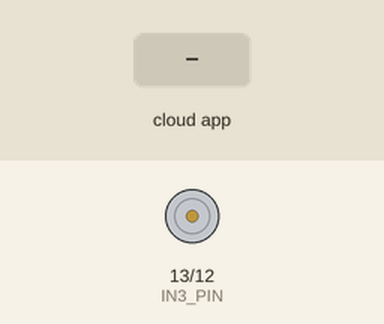
Bench run of a sketch on a simulated ESP32. Parts: motor-driver pin pairs drawn as motors (green arrow = first pin HIGH = forward, orange = second pin HIGH = backward, longer = more drive, scaled by the enable pin). Inputs (shaded band) come from the test bench. The ROS host is connected and sends only what is stated.

Above: at 1.2 s.
1.3 s: the phone or cloud app sets cmd_pwm to -100
At 2.2 s:
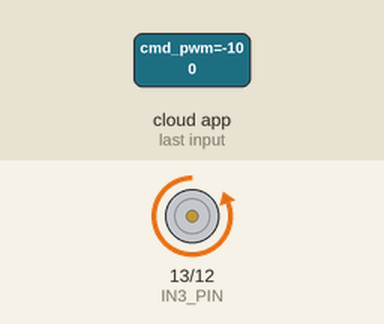
2.8 s: the phone or cloud app sets cmd_pwm to 100
At 3.7 s:
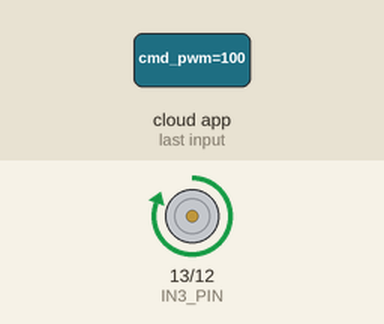
4.3 s: the phone or cloud app sets cmd_pwm to 0
At 5.6 s:
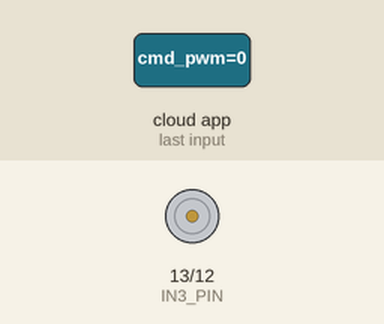
Timing chart, 0 to 7.3 s (numbered marks = the images above; inputs shaded):
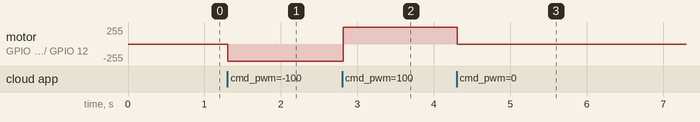

Measured:
- after the input at 1.3 s, motor on GPIO 13 (IN3_PIN) / GPIO 12 (IN4_PIN): stopped → backward 255/255 at once
- after the input at 2.8 s, motor on GPIO 13 (IN3_PIN) / GPIO 12 (IN4_PIN): backward 255/255 → forward 255/255 at once
- after the input at 4.3 s, motor on GPIO 13 (IN3_PIN) / GPIO 12 (IN4_PIN): forward 255/255 → stopped at once

The sketch:

motor_suscriber.ino
```cpp
#include <micro_ros_arduino.h>
#include <Wire.h>
#include <rcl/rcl.h>
#include <rcl/error_handling.h>
#include <std_msgs/msg/float32.h>  // Mensaje para recibir velocidad (-1 a 1)
#include <std_msgs/msg/string.h>   // Mensaje para enviar feedback
#include <rclc/rclc.h>
#include <rclc/executor.h>

#define PWM_PIN 14  // Pin de señal PWM para el control de velocidad
#define IN3_PIN 13  // Pin para la dirección del motor
#define IN4_PIN 12  // Pin para la dirección opuesta

// Declaración de los objetos de ROS 2
rcl_subscription_t subscriber; // Suscriptor para recibir comandos de velocidad
rcl_publisher_t publisher;  // Publicador para enviar feedback del motor
std_msgs__msg__Float32 speed_msg; // Mensaje para almacenar la velocidad recibida
std_msgs__msg__String feedback_msg; // Mensaje para enviar feedback del motor
rcl_node_t node;
rclc_support_t support;
rcl_allocator_t allocator;
rclc_executor_t executor;

// Configuración del PWM
const int pwmChannel = 0; // Canal PWM
const int freq = 980; // Frecuencia PWM en Hz
const int resolution = 8;  // Resolución de 8 bits (valores de 0 a 255)

// Callback para recibir y procesar la velocidad del motor
void motor_speed_callback(const void *msg_in) {
    const std_msgs__msg__Float32 *msg = (const std_msgs__msg__Float32 *)msg_in;
    float speed = msg->data;

    // Limitar la velocidad entre -1 y 1
    speed = constrain(speed, -1.0, 1.0);

   // Convertir la velocidad (-1 a 1) en señal PWM (0 a 255)
    int pwmValue = abs(speed) * 255;

    // Control de dirección del motor según el signo de la velocidad
    if (speed > 0) {
        digitalWrite(IN3_PIN, HIGH);
        digitalWrite(IN4_PIN, LOW);
    } else if (speed < 0) {
        digitalWrite(IN3_PIN, LOW);
        digitalWrite(IN4_PIN, HIGH);
    } else {
        digitalWrite(IN3_PIN, LOW);
        digitalWrite(IN4_PIN, LOW);
    }

    // Aplicar la señal PWM al motor
    ledcWrite(pwmChannel, pwmValue);

    // Crear mensaje de feedback con la información del PWM
    char feedback_str[50];
    snprintf(feedback_str, sizeof(feedback_str), "PWM: %.2f | Speed: %d", speed, pwmValue);

    // Configurar el mensaje de feedback antes de publicarlo
    feedback_msg.data.data = feedback_str;
    feedback_msg.data.size = strlen(feedback_str);
    feedback_msg.data.capacity = sizeof(feedback_str);

    // Publicar feedback en ROS 2
    rcl_publish(&publisher, &feedback_msg, NULL);
}

void setup() {
    Serial.begin(115200); // Inicializar comunicación serial para depuración
    set_microros_transports(); // Configurar transporte para micro-ROS

    // Configurar pines de control del motor como salida
    pinMode(IN3_PIN, OUTPUT);
    pinMode(IN4_PIN, OUTPUT);
    pinMode(PWM_PIN, OUTPUT);

    // Configurar PWM en el canal definido
    ledcSetup(pwmChannel, freq, resolution);
    ledcAttachPin(PWM_PIN, pwmChannel);

    // Inicializar ROS con asignador de memoria por defecto
    allocator = rcl_get_default_allocator();
    rclc_support_init(&support, 0, NULL, &allocator);
    rclc_node_init_default(&node, "motor", "", &support);

    // Configurar publicador para enviar feedback
    rclc_publisher_init_default(&publisher, &node, ROSIDL_GET_MSG_TYPE_SUPPORT(std_msgs, msg, String), "motor_feedback");

    // Configurar suscriptor para recibir velocidad del motor
    rclc_subscription_init_default(&subscriber, &node, ROSIDL_GET_MSG_TYPE_SUPPORT(std_msgs, msg, Float32), "cmd_pwm");

    // Inicializar el ejecutor para gestionar las comunicaciones de ROS
    rclc_executor_init(&executor, &support.context, 2, &allocator);
    rclc_executor_add_subscription(&executor, &subscriber, &speed_msg, &motor_speed_callback, ON_NEW_DATA);
}

void loop() {
    delay(10); // Pequeño retardo para evitar uso excesivo de CPU
    rclc_executor_spin_some(&executor, RCL_MS_TO_NS(100)); // Procesar eventos de ROS
}
```
